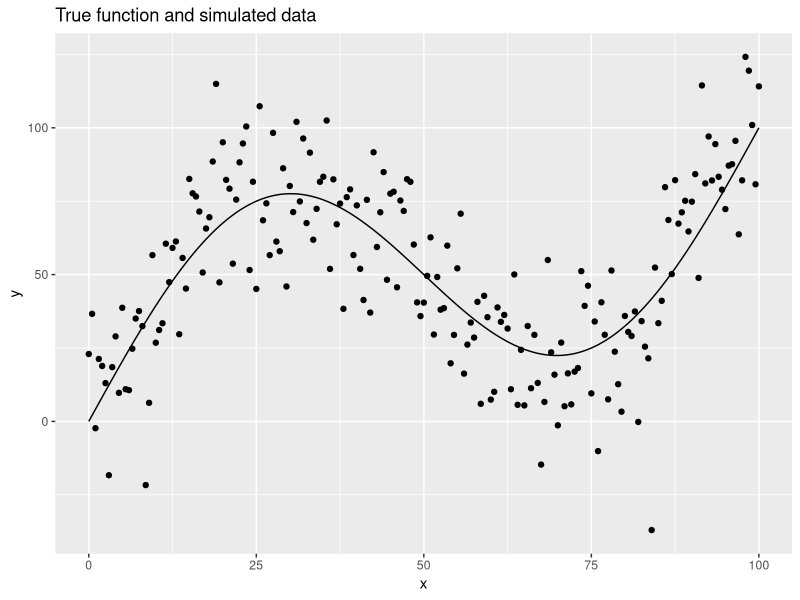
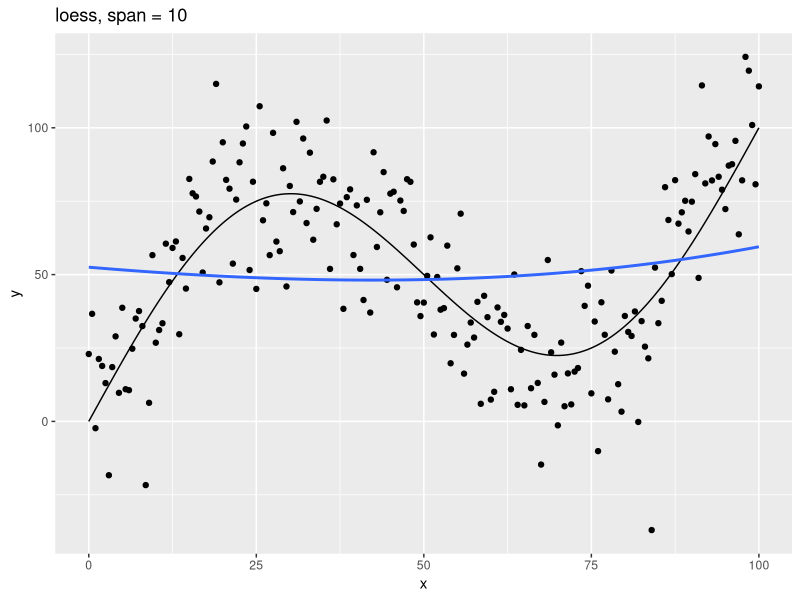
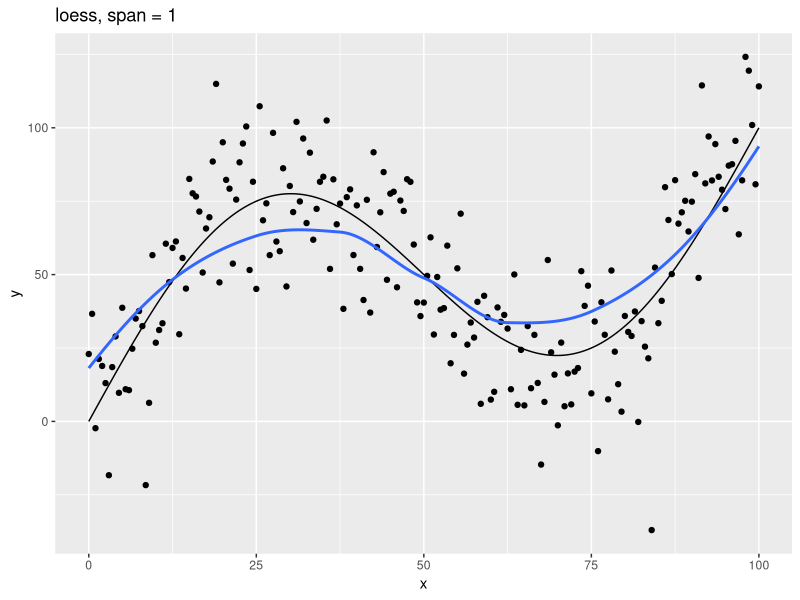
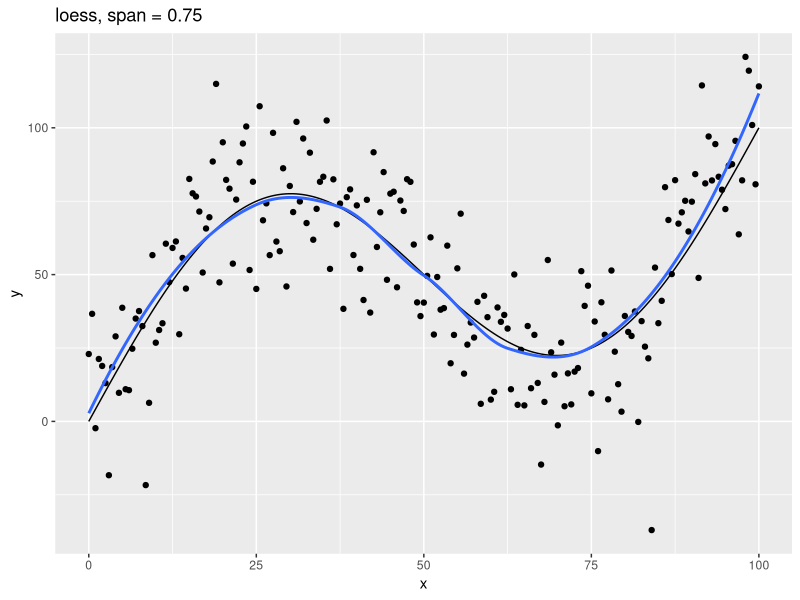
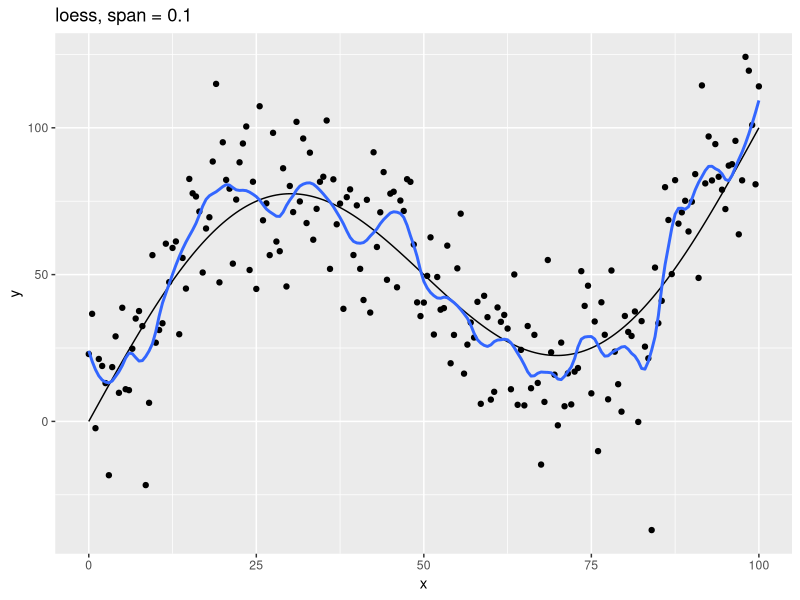
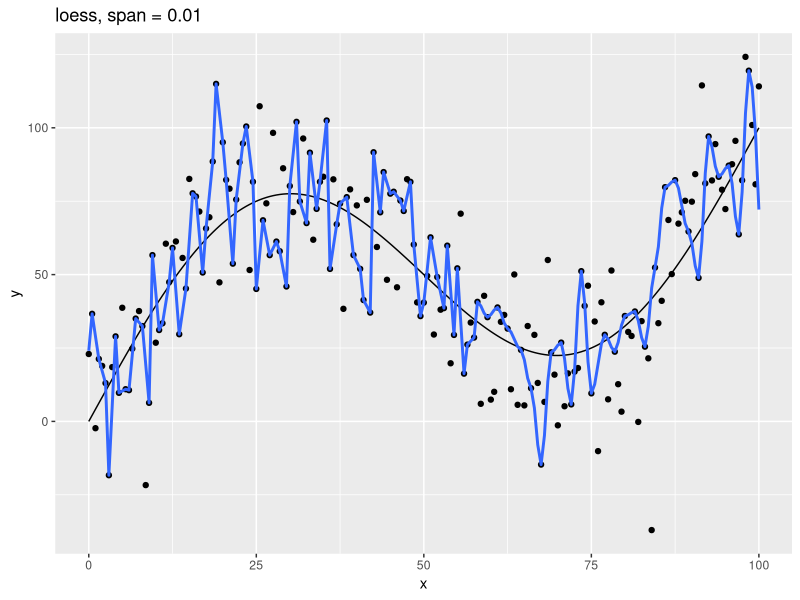
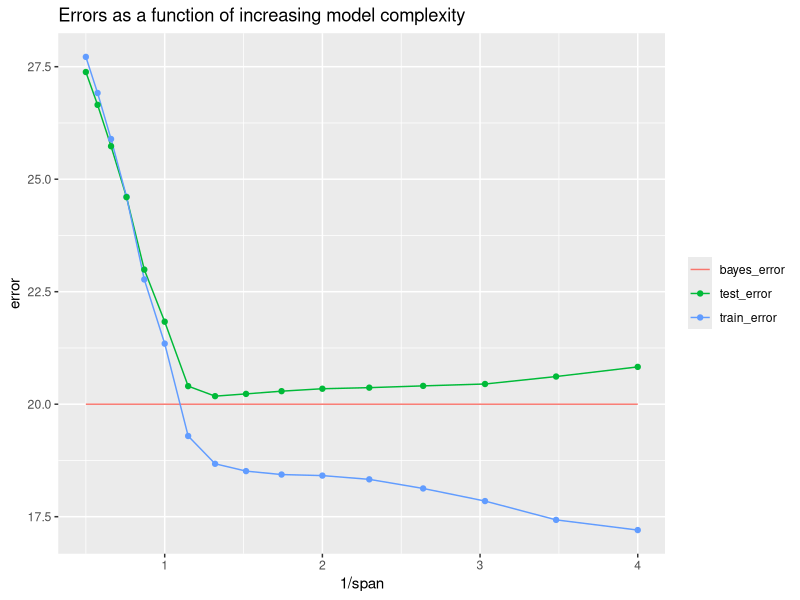
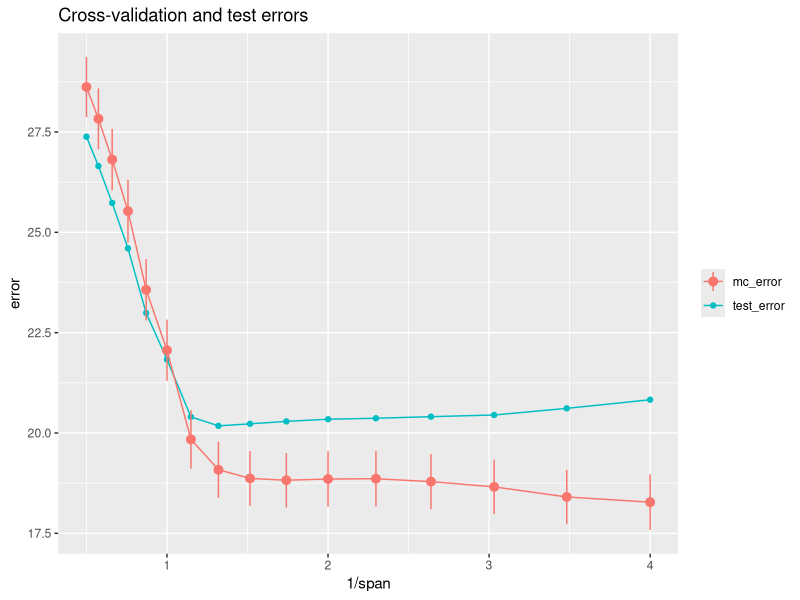

Write the R code that produced these figures, in order.
## ---- chunk 1
knitr::opts_chunk$set(echo = TRUE)
## ---- chunk 2
library(tidyverse)
library(modelr)
## ---- chunk 3
# True function
f <- function(x) x + 50 * sin((pi / 50) * x)
## ---- chunk 4
# Function with measurement error
g <- function(x) f(x) + rnorm(n = length(x), mean = 0, sd = 20)
## ---- chunk 5
# Function that generates a random sample of data points, using g()
sim_data <- function(from, to, by) {
  tibble(
    x = seq(from = from, to = to, by = by),
    y = g(x)
  )
}

# Generate random sample of points to approximate
set.seed(439)
data_1 <- sim_data(0, 100, 0.5)
## ---- chunk 6
tibble(x = seq(0, 100, 0.5), y = f(x)) %>% 
  ggplot(aes(x, y)) +
  geom_line() +
  geom_point(data = data_1) +
  labs(title = "True function and simulated data")
## ---- chunk 7
# Plot loess model for given span
plot_loess <- function(span) {
  data_1 %>% 
    mutate(f = f(x)) %>% 
    add_predictions(loess(y ~ x, data = data_1, span = span)) %>% 
    ggplot(aes(x)) +
    geom_line(aes(y = f)) +
    geom_point(aes(y = y)) +
    geom_line(aes(y = pred), color = "#3366FF", size = 1) +
    labs(
      title = str_glue("loess, span = {span}"),
      y = "y"
    )
}
## ---- chunk 8
c(10, 1, 0.75, 0.1, 0.01) %>% 
  map(plot_loess) %>% 
  walk(print)
## ---- chunk 9
set.seed(886)

data_50 <- 
  1:50 %>% 
  map_dfr(~ sim_data(0, 100, 0.5))
## ---- chunk 10
spans <- 2^seq(1, -2, -0.2)
## ---- chunk 11
errors <- 
  tibble(span = spans) %>% 
  mutate(
    train_error =
      map_dbl(span, ~ rmse(loess(y ~ x, data = data_1, span = .), data_1)),
    test_error =
      map_dbl(span, ~ rmse(loess(y ~ x, data = data_1, span = .), data_50))
  )
## ---- chunk 12
errors
## ---- chunk 13
bayes_error <- 20
 
data_50 %>% 
  summarize(bayes_error = sqrt(mean((y - f(x))^2, na.rm = TRUE))) %>% 
  pull(bayes_error)
## ---- chunk 14
bayes <- tibble(
  span = range(errors$span),
  type = "bayes_error",
  error = bayes_error
)

errors %>% 
  gather(key = type, value = error, -span) %>% 
  ggplot(aes(1 / span, error, color = type)) + 
  geom_line(data = bayes) +
  geom_line() +
  geom_point() +
  labs(
    title = "Errors as a function of increasing model complexity",
    color = NULL
  )
## ---- chunk 15
data_1 %>% 
  crossv_kfold()
## ---- chunk 16
set.seed(122)

df <- 
  data_1 %>% 
  crossv_kfold(k = 10)

df
## ---- chunk 17
train_01 <- df$train[[1]]
train_01

test_01 <- df$test[[1]]
test_01
## ---- chunk 18
glimpse(train_01)
## ---- chunk 19
is_empty(intersect(train_01$idx, test_01$idx))
## ---- chunk 20
setequal(union(train_01$idx, test_01$idx),  1:201)
## ---- chunk 21
as_tibble(test_01)
## ---- chunk 22
rmse_error <- function(span, train, test) {
  rmse(loess(y ~ x, data = as_tibble(train), span = span), as_tibble(test))
}
## ---- chunk 23
span_error <- function(span, data_cv) {
  errors <- 
    data_cv %>% 
    select(-.id) %>% 
    add_column(span = span) %>% 
    pmap_dbl(rmse_error)
  
  tibble(
    span = span,
    error_mean = mean(errors, rm = TRUE),
    error_se = sd(errors, na.rm = TRUE) / sqrt(length(errors))
  )
}
## ---- chunk 24
set.seed(430)

data_mc <- crossv_mc(data_1, n = 10, test = 0.2)
## ---- chunk 25
errors_mc <- 
  spans %>% 
  map_dfr(~ span_error(span = ., data_cv = data_mc))

errors_mc %>% 
  knitr::kable()
## ---- chunk 26
errors_mc %>% 
  left_join(errors, by = "span") %>% 
  ggplot(aes(1 / span)) +
  geom_line(aes(y = test_error, color = "test_error")) +
  geom_point(aes(y = test_error, color = "test_error")) +
  geom_line(aes(y = error_mean, color = "mc_error")) +
  geom_pointrange(
    aes(
      y = error_mean, 
      ymin = error_mean - error_se,
      ymax = error_mean + error_se,
      color = "mc_error"
    )
  ) +
  labs(
    title = "Cross-validation and test errors",
    y = "error",
    color = NULL
  )
## ---- chunk 27
errors %>% 
  top_n(-1, test_error) %>% 
  select(span, test_error) %>% 
  knitr::kable()
